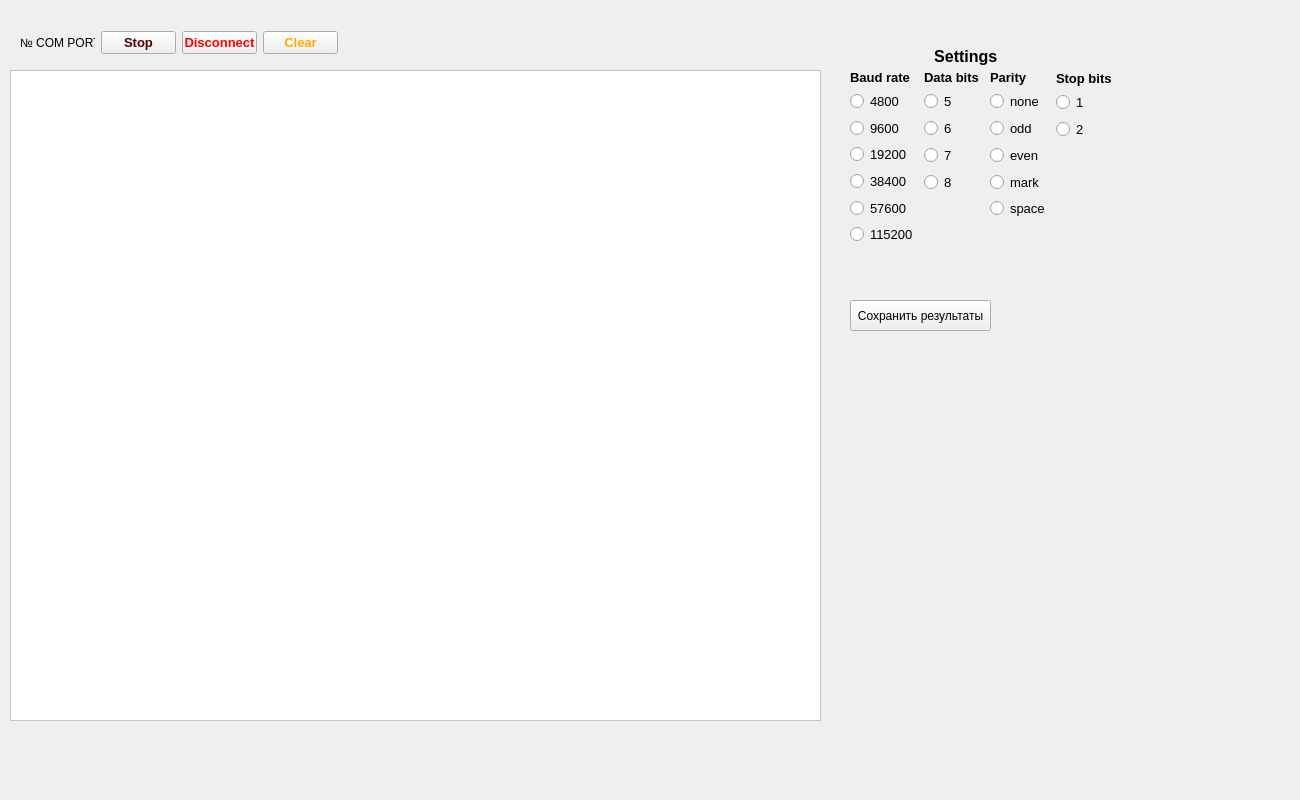
<?xml version="1.0" encoding="UTF-8"?>
<ui version="4.0">
 <class>Logs</class>
 <widget class="QWidget" name="Logs">
  <property name="geometry">
   <rect>
    <x>0</x>
    <y>0</y>
    <width>1300</width>
    <height>800</height>
   </rect>
  </property>
  <property name="minimumSize">
   <size>
    <width>1300</width>
    <height>800</height>
   </size>
  </property>
  <property name="windowTitle">
   <string>Логи</string>
  </property>
  <widget class="QTextBrowser" name="textBrowserLogs">
   <property name="geometry">
    <rect>
     <x>10</x>
     <y>70</y>
     <width>811</width>
     <height>651</height>
    </rect>
   </property>
   <property name="palette">
    <palette>
     <active>
      <colorrole role="WindowText">
       <brush brushstyle="SolidPattern">
        <color alpha="255">
         <red>0</red>
         <green>0</green>
         <blue>0</blue>
        </color>
       </brush>
      </colorrole>
      <colorrole role="Button">
       <brush brushstyle="SolidPattern">
        <color alpha="255">
         <red>255</red>
         <green>255</green>
         <blue>255</blue>
        </color>
       </brush>
      </colorrole>
      <colorrole role="Light">
       <brush brushstyle="SolidPattern">
        <color alpha="255">
         <red>255</red>
         <green>255</green>
         <blue>255</blue>
        </color>
       </brush>
      </colorrole>
      <colorrole role="Midlight">
       <brush brushstyle="SolidPattern">
        <color alpha="255">
         <red>255</red>
         <green>255</green>
         <blue>255</blue>
        </color>
       </brush>
      </colorrole>
      <colorrole role="Dark">
       <brush brushstyle="SolidPattern">
        <color alpha="255">
         <red>127</red>
         <green>127</green>
         <blue>127</blue>
        </color>
       </brush>
      </colorrole>
      <colorrole role="Mid">
       <brush brushstyle="SolidPattern">
        <color alpha="255">
         <red>170</red>
         <green>170</green>
         <blue>170</blue>
        </color>
       </brush>
      </colorrole>
      <colorrole role="Text">
       <brush brushstyle="SolidPattern">
        <color alpha="255">
         <red>0</red>
         <green>0</green>
         <blue>0</blue>
        </color>
       </brush>
      </colorrole>
      <colorrole role="BrightText">
       <brush brushstyle="SolidPattern">
        <color alpha="255">
         <red>255</red>
         <green>255</green>
         <blue>255</blue>
        </color>
       </brush>
      </colorrole>
      <colorrole role="ButtonText">
       <brush brushstyle="SolidPattern">
        <color alpha="255">
         <red>0</red>
         <green>0</green>
         <blue>0</blue>
        </color>
       </brush>
      </colorrole>
      <colorrole role="Base">
       <brush brushstyle="SolidPattern">
        <color alpha="255">
         <red>255</red>
         <green>255</green>
         <blue>255</blue>
        </color>
       </brush>
      </colorrole>
      <colorrole role="Window">
       <brush brushstyle="SolidPattern">
        <color alpha="255">
         <red>255</red>
         <green>255</green>
         <blue>255</blue>
        </color>
       </brush>
      </colorrole>
      <colorrole role="Shadow">
       <brush brushstyle="SolidPattern">
        <color alpha="255">
         <red>0</red>
         <green>0</green>
         <blue>0</blue>
        </color>
       </brush>
      </colorrole>
      <colorrole role="AlternateBase">
       <brush brushstyle="SolidPattern">
        <color alpha="255">
         <red>255</red>
         <green>255</green>
         <blue>255</blue>
        </color>
       </brush>
      </colorrole>
      <colorrole role="ToolTipBase">
       <brush brushstyle="SolidPattern">
        <color alpha="255">
         <red>255</red>
         <green>255</green>
         <blue>220</blue>
        </color>
       </brush>
      </colorrole>
      <colorrole role="ToolTipText">
       <brush brushstyle="SolidPattern">
        <color alpha="255">
         <red>0</red>
         <green>0</green>
         <blue>0</blue>
        </color>
       </brush>
      </colorrole>
      <colorrole role="PlaceholderText">
       <brush brushstyle="SolidPattern">
        <color alpha="128">
         <red>0</red>
         <green>0</green>
         <blue>0</blue>
        </color>
       </brush>
      </colorrole>
     </active>
     <inactive>
      <colorrole role="WindowText">
       <brush brushstyle="SolidPattern">
        <color alpha="255">
         <red>0</red>
         <green>0</green>
         <blue>0</blue>
        </color>
       </brush>
      </colorrole>
      <colorrole role="Button">
       <brush brushstyle="SolidPattern">
        <color alpha="255">
         <red>255</red>
         <green>255</green>
         <blue>255</blue>
        </color>
       </brush>
      </colorrole>
      <colorrole role="Light">
       <brush brushstyle="SolidPattern">
        <color alpha="255">
         <red>255</red>
         <green>255</green>
         <blue>255</blue>
        </color>
       </brush>
      </colorrole>
      <colorrole role="Midlight">
       <brush brushstyle="SolidPattern">
        <color alpha="255">
         <red>255</red>
         <green>255</green>
         <blue>255</blue>
        </color>
       </brush>
      </colorrole>
      <colorrole role="Dark">
       <brush brushstyle="SolidPattern">
        <color alpha="255">
         <red>127</red>
         <green>127</green>
         <blue>127</blue>
        </color>
       </brush>
      </colorrole>
      <colorrole role="Mid">
       <brush brushstyle="SolidPattern">
        <color alpha="255">
         <red>170</red>
         <green>170</green>
         <blue>170</blue>
        </color>
       </brush>
      </colorrole>
      <colorrole role="Text">
       <brush brushstyle="SolidPattern">
        <color alpha="255">
         <red>0</red>
         <green>0</green>
         <blue>0</blue>
        </color>
       </brush>
      </colorrole>
      <colorrole role="BrightText">
       <brush brushstyle="SolidPattern">
        <color alpha="255">
         <red>255</red>
         <green>255</green>
         <blue>255</blue>
        </color>
       </brush>
      </colorrole>
      <colorrole role="ButtonText">
       <brush brushstyle="SolidPattern">
        <color alpha="255">
         <red>0</red>
         <green>0</green>
         <blue>0</blue>
        </color>
       </brush>
      </colorrole>
      <colorrole role="Base">
       <brush brushstyle="SolidPattern">
        <color alpha="255">
         <red>255</red>
         <green>255</green>
         <blue>255</blue>
        </color>
       </brush>
      </colorrole>
      <colorrole role="Window">
       <brush brushstyle="SolidPattern">
        <color alpha="255">
         <red>255</red>
         <green>255</green>
         <blue>255</blue>
        </color>
       </brush>
      </colorrole>
      <colorrole role="Shadow">
       <brush brushstyle="SolidPattern">
        <color alpha="255">
         <red>0</red>
         <green>0</green>
         <blue>0</blue>
        </color>
       </brush>
      </colorrole>
      <colorrole role="AlternateBase">
       <brush brushstyle="SolidPattern">
        <color alpha="255">
         <red>255</red>
         <green>255</green>
         <blue>255</blue>
        </color>
       </brush>
      </colorrole>
      <colorrole role="ToolTipBase">
       <brush brushstyle="SolidPattern">
        <color alpha="255">
         <red>255</red>
         <green>255</green>
         <blue>220</blue>
        </color>
       </brush>
      </colorrole>
      <colorrole role="ToolTipText">
       <brush brushstyle="SolidPattern">
        <color alpha="255">
         <red>0</red>
         <green>0</green>
         <blue>0</blue>
        </color>
       </brush>
      </colorrole>
      <colorrole role="PlaceholderText">
       <brush brushstyle="SolidPattern">
        <color alpha="128">
         <red>0</red>
         <green>0</green>
         <blue>0</blue>
        </color>
       </brush>
      </colorrole>
     </inactive>
     <disabled>
      <colorrole role="WindowText">
       <brush brushstyle="SolidPattern">
        <color alpha="255">
         <red>127</red>
         <green>127</green>
         <blue>127</blue>
        </color>
       </brush>
      </colorrole>
      <colorrole role="Button">
       <brush brushstyle="SolidPattern">
        <color alpha="255">
         <red>255</red>
         <green>255</green>
         <blue>255</blue>
        </color>
       </brush>
      </colorrole>
      <colorrole role="Light">
       <brush brushstyle="SolidPattern">
        <color alpha="255">
         <red>255</red>
         <green>255</green>
         <blue>255</blue>
        </color>
       </brush>
      </colorrole>
      <colorrole role="Midlight">
       <brush brushstyle="SolidPattern">
        <color alpha="255">
         <red>255</red>
         <green>255</green>
         <blue>255</blue>
        </color>
       </brush>
      </colorrole>
      <colorrole role="Dark">
       <brush brushstyle="SolidPattern">
        <color alpha="255">
         <red>127</red>
         <green>127</green>
         <blue>127</blue>
        </color>
       </brush>
      </colorrole>
      <colorrole role="Mid">
       <brush brushstyle="SolidPattern">
        <color alpha="255">
         <red>170</red>
         <green>170</green>
         <blue>170</blue>
        </color>
       </brush>
      </colorrole>
      <colorrole role="Text">
       <brush brushstyle="SolidPattern">
        <color alpha="255">
         <red>127</red>
         <green>127</green>
         <blue>127</blue>
        </color>
       </brush>
      </colorrole>
      <colorrole role="BrightText">
       <brush brushstyle="SolidPattern">
        <color alpha="255">
         <red>255</red>
         <green>255</green>
         <blue>255</blue>
        </color>
       </brush>
      </colorrole>
      <colorrole role="ButtonText">
       <brush brushstyle="SolidPattern">
        <color alpha="255">
         <red>127</red>
         <green>127</green>
         <blue>127</blue>
        </color>
       </brush>
      </colorrole>
      <colorrole role="Base">
       <brush brushstyle="SolidPattern">
        <color alpha="255">
         <red>255</red>
         <green>255</green>
         <blue>255</blue>
        </color>
       </brush>
      </colorrole>
      <colorrole role="Window">
       <brush brushstyle="SolidPattern">
        <color alpha="255">
         <red>255</red>
         <green>255</green>
         <blue>255</blue>
        </color>
       </brush>
      </colorrole>
      <colorrole role="Shadow">
       <brush brushstyle="SolidPattern">
        <color alpha="255">
         <red>0</red>
         <green>0</green>
         <blue>0</blue>
        </color>
       </brush>
      </colorrole>
      <colorrole role="AlternateBase">
       <brush brushstyle="SolidPattern">
        <color alpha="255">
         <red>255</red>
         <green>255</green>
         <blue>255</blue>
        </color>
       </brush>
      </colorrole>
      <colorrole role="ToolTipBase">
       <brush brushstyle="SolidPattern">
        <color alpha="255">
         <red>255</red>
         <green>255</green>
         <blue>220</blue>
        </color>
       </brush>
      </colorrole>
      <colorrole role="ToolTipText">
       <brush brushstyle="SolidPattern">
        <color alpha="255">
         <red>0</red>
         <green>0</green>
         <blue>0</blue>
        </color>
       </brush>
      </colorrole>
      <colorrole role="PlaceholderText">
       <brush brushstyle="SolidPattern">
        <color alpha="128">
         <red>0</red>
         <green>0</green>
         <blue>0</blue>
        </color>
       </brush>
      </colorrole>
     </disabled>
    </palette>
   </property>
   <property name="font">
    <font>
     <family>Times New Roman</family>
     <pointsize>11</pointsize>
    </font>
   </property>
  </widget>
  <widget class="QPushButton" name="pushButtonSaveResults">
   <property name="geometry">
    <rect>
     <x>850</x>
     <y>300</y>
     <width>141</width>
     <height>31</height>
    </rect>
   </property>
   <property name="text">
    <string>Сохранить результаты</string>
   </property>
  </widget>
  <widget class="QWidget" name="layoutWidget">
   <property name="geometry">
    <rect>
     <x>20</x>
     <y>30</y>
     <width>318</width>
     <height>26</height>
    </rect>
   </property>
   <layout class="QHBoxLayout" name="horizontalLayout_2">
    <item>
     <widget class="QLabel" name="labelNumberComPort">
      <property name="text">
       <string>№ COM PORT</string>
      </property>
     </widget>
    </item>
    <item>
     <widget class="QPushButton" name="StopButton">
      <property name="palette">
       <palette>
        <active>
         <colorrole role="Text">
          <brush brushstyle="SolidPattern">
           <color alpha="255">
            <red>255</red>
            <green>0</green>
            <blue>0</blue>
           </color>
          </brush>
         </colorrole>
         <colorrole role="ButtonText">
          <brush brushstyle="SolidPattern">
           <color alpha="255">
            <red>85</red>
            <green>0</green>
            <blue>0</blue>
           </color>
          </brush>
         </colorrole>
         <colorrole role="PlaceholderText">
          <brush brushstyle="NoBrush">
           <color alpha="128">
            <red>255</red>
            <green>0</green>
            <blue>0</blue>
           </color>
          </brush>
         </colorrole>
        </active>
        <inactive>
         <colorrole role="Text">
          <brush brushstyle="SolidPattern">
           <color alpha="255">
            <red>255</red>
            <green>0</green>
            <blue>0</blue>
           </color>
          </brush>
         </colorrole>
         <colorrole role="ButtonText">
          <brush brushstyle="SolidPattern">
           <color alpha="255">
            <red>85</red>
            <green>0</green>
            <blue>0</blue>
           </color>
          </brush>
         </colorrole>
         <colorrole role="PlaceholderText">
          <brush brushstyle="NoBrush">
           <color alpha="128">
            <red>255</red>
            <green>0</green>
            <blue>0</blue>
           </color>
          </brush>
         </colorrole>
        </inactive>
        <disabled>
         <colorrole role="Text">
          <brush brushstyle="SolidPattern">
           <color alpha="255">
            <red>0</red>
            <green>0</green>
            <blue>0</blue>
           </color>
          </brush>
         </colorrole>
         <colorrole role="ButtonText">
          <brush brushstyle="SolidPattern">
           <color alpha="255">
            <red>0</red>
            <green>0</green>
            <blue>0</blue>
           </color>
          </brush>
         </colorrole>
         <colorrole role="PlaceholderText">
          <brush brushstyle="NoBrush">
           <color alpha="128">
            <red>255</red>
            <green>0</green>
            <blue>0</blue>
           </color>
          </brush>
         </colorrole>
        </disabled>
       </palette>
      </property>
      <property name="font">
       <font>
        <pointsize>10</pointsize>
        <weight>75</weight>
        <bold>true</bold>
       </font>
      </property>
      <property name="toolTip">
       <string>Остановить</string>
      </property>
      <property name="text">
       <string>Stop</string>
      </property>
     </widget>
    </item>
    <item>
     <widget class="QPushButton" name="DisconnectButton">
      <property name="palette">
       <palette>
        <active>
         <colorrole role="ButtonText">
          <brush brushstyle="SolidPattern">
           <color alpha="255">
            <red>255</red>
            <green>0</green>
            <blue>0</blue>
           </color>
          </brush>
         </colorrole>
        </active>
        <inactive>
         <colorrole role="ButtonText">
          <brush brushstyle="SolidPattern">
           <color alpha="255">
            <red>255</red>
            <green>0</green>
            <blue>0</blue>
           </color>
          </brush>
         </colorrole>
        </inactive>
        <disabled>
         <colorrole role="ButtonText">
          <brush brushstyle="SolidPattern">
           <color alpha="255">
            <red>0</red>
            <green>0</green>
            <blue>0</blue>
           </color>
          </brush>
         </colorrole>
        </disabled>
       </palette>
      </property>
      <property name="font">
       <font>
        <pointsize>10</pointsize>
        <weight>75</weight>
        <bold>true</bold>
       </font>
      </property>
      <property name="toolTip">
       <string>Отключить</string>
      </property>
      <property name="text">
       <string>Disconnect</string>
      </property>
     </widget>
    </item>
    <item>
     <widget class="QPushButton" name="ClearButton">
      <property name="palette">
       <palette>
        <active>
         <colorrole role="ButtonText">
          <brush brushstyle="SolidPattern">
           <color alpha="255">
            <red>255</red>
            <green>170</green>
            <blue>0</blue>
           </color>
          </brush>
         </colorrole>
        </active>
        <inactive>
         <colorrole role="ButtonText">
          <brush brushstyle="SolidPattern">
           <color alpha="255">
            <red>255</red>
            <green>170</green>
            <blue>0</blue>
           </color>
          </brush>
         </colorrole>
        </inactive>
        <disabled>
         <colorrole role="ButtonText">
          <brush brushstyle="SolidPattern">
           <color alpha="255">
            <red>0</red>
            <green>0</green>
            <blue>0</blue>
           </color>
          </brush>
         </colorrole>
        </disabled>
       </palette>
      </property>
      <property name="font">
       <font>
        <pointsize>10</pointsize>
        <weight>75</weight>
        <bold>true</bold>
       </font>
      </property>
      <property name="toolTip">
       <string>Очистить</string>
      </property>
      <property name="text">
       <string>Clear</string>
      </property>
     </widget>
    </item>
   </layout>
  </widget>
  <widget class="QWidget" name="layoutWidget">
   <property name="geometry">
    <rect>
     <x>850</x>
     <y>40</y>
     <width>266</width>
     <height>205</height>
    </rect>
   </property>
   <layout class="QHBoxLayout" name="horizontalLayout">
    <item>
     <layout class="QGridLayout" name="gridLayout">
      <property name="topMargin">
       <number>30</number>
      </property>
      <item row="3" column="0">
       <widget class="QRadioButton" name="radioButtonBaudRate19200">
        <property name="font">
         <font>
          <pointsize>10</pointsize>
         </font>
        </property>
        <property name="text">
         <string>19200</string>
        </property>
        <attribute name="buttonGroup">
         <string notr="true">buttonGroupBaudRate</string>
        </attribute>
       </widget>
      </item>
      <item row="2" column="0">
       <widget class="QRadioButton" name="radioButtonBaudRate9600">
        <property name="font">
         <font>
          <pointsize>10</pointsize>
         </font>
        </property>
        <property name="text">
         <string>9600</string>
        </property>
        <attribute name="buttonGroup">
         <string notr="true">buttonGroupBaudRate</string>
        </attribute>
       </widget>
      </item>
      <item row="5" column="0">
       <widget class="QRadioButton" name="radioButtonBaudRate57600">
        <property name="font">
         <font>
          <pointsize>10</pointsize>
         </font>
        </property>
        <property name="text">
         <string>57600</string>
        </property>
        <attribute name="buttonGroup">
         <string notr="true">buttonGroupBaudRate</string>
        </attribute>
       </widget>
      </item>
      <item row="0" column="0">
       <widget class="QLabel" name="labelBaudRate">
        <property name="font">
         <font>
          <pointsize>10</pointsize>
          <weight>75</weight>
          <bold>true</bold>
         </font>
        </property>
        <property name="text">
         <string>Baud rate</string>
        </property>
       </widget>
      </item>
      <item row="1" column="0">
       <widget class="QRadioButton" name="radioButtonBaudRate4800">
        <property name="font">
         <font>
          <pointsize>10</pointsize>
         </font>
        </property>
        <property name="text">
         <string>4800</string>
        </property>
        <attribute name="buttonGroup">
         <string notr="true">buttonGroupBaudRate</string>
        </attribute>
       </widget>
      </item>
      <item row="6" column="0">
       <widget class="QRadioButton" name="radioButtonBaudRate115200">
        <property name="font">
         <font>
          <pointsize>10</pointsize>
         </font>
        </property>
        <property name="text">
         <string>115200</string>
        </property>
        <attribute name="buttonGroup">
         <string notr="true">buttonGroupBaudRate</string>
        </attribute>
       </widget>
      </item>
      <item row="4" column="0">
       <widget class="QRadioButton" name="radioButtonBaudRate38400">
        <property name="font">
         <font>
          <pointsize>10</pointsize>
         </font>
        </property>
        <property name="text">
         <string>38400</string>
        </property>
        <attribute name="buttonGroup">
         <string notr="true">buttonGroupBaudRate</string>
        </attribute>
       </widget>
      </item>
     </layout>
    </item>
    <item>
     <layout class="QGridLayout" name="gridLayout_2">
      <property name="topMargin">
       <number>30</number>
      </property>
      <property name="bottomMargin">
       <number>52</number>
      </property>
      <item row="2" column="0">
       <widget class="QRadioButton" name="radioButtonDataBits6">
        <property name="font">
         <font>
          <pointsize>10</pointsize>
         </font>
        </property>
        <property name="text">
         <string>6</string>
        </property>
        <attribute name="buttonGroup">
         <string notr="true">buttonGroupDataBits</string>
        </attribute>
       </widget>
      </item>
      <item row="3" column="0">
       <widget class="QRadioButton" name="radioButtonDataBits7">
        <property name="font">
         <font>
          <pointsize>10</pointsize>
         </font>
        </property>
        <property name="text">
         <string>7</string>
        </property>
        <attribute name="buttonGroup">
         <string notr="true">buttonGroupDataBits</string>
        </attribute>
       </widget>
      </item>
      <item row="0" column="0">
       <widget class="QLabel" name="labelDataBits">
        <property name="font">
         <font>
          <pointsize>10</pointsize>
          <weight>75</weight>
          <bold>true</bold>
         </font>
        </property>
        <property name="text">
         <string>Data bits</string>
        </property>
       </widget>
      </item>
      <item row="4" column="0">
       <widget class="QRadioButton" name="radioButtonDataBits8">
        <property name="font">
         <font>
          <pointsize>10</pointsize>
         </font>
        </property>
        <property name="text">
         <string>8</string>
        </property>
        <attribute name="buttonGroup">
         <string notr="true">buttonGroupDataBits</string>
        </attribute>
       </widget>
      </item>
      <item row="1" column="0">
       <widget class="QRadioButton" name="radioButtonDataBits5">
        <property name="font">
         <font>
          <pointsize>10</pointsize>
         </font>
        </property>
        <property name="text">
         <string>5</string>
        </property>
        <attribute name="buttonGroup">
         <string notr="true">buttonGroupDataBits</string>
        </attribute>
       </widget>
      </item>
     </layout>
    </item>
    <item>
     <layout class="QGridLayout" name="gridLayout_3">
      <property name="topMargin">
       <number>30</number>
      </property>
      <property name="bottomMargin">
       <number>26</number>
      </property>
      <item row="2" column="0">
       <widget class="QRadioButton" name="radioButtonParityOdd">
        <property name="font">
         <font>
          <pointsize>10</pointsize>
         </font>
        </property>
        <property name="text">
         <string>odd</string>
        </property>
        <attribute name="buttonGroup">
         <string notr="true">buttonGroupParity</string>
        </attribute>
       </widget>
      </item>
      <item row="1" column="0">
       <widget class="QRadioButton" name="radioButtonParityNone">
        <property name="font">
         <font>
          <pointsize>10</pointsize>
         </font>
        </property>
        <property name="text">
         <string>none</string>
        </property>
        <attribute name="buttonGroup">
         <string notr="true">buttonGroupParity</string>
        </attribute>
       </widget>
      </item>
      <item row="0" column="0">
       <widget class="QLabel" name="labelDataBits_2">
        <property name="font">
         <font>
          <pointsize>10</pointsize>
          <weight>75</weight>
          <bold>true</bold>
         </font>
        </property>
        <property name="text">
         <string>Parity</string>
        </property>
       </widget>
      </item>
      <item row="4" column="0">
       <widget class="QRadioButton" name="radioButtonParityMark">
        <property name="font">
         <font>
          <pointsize>10</pointsize>
         </font>
        </property>
        <property name="text">
         <string>mark</string>
        </property>
        <attribute name="buttonGroup">
         <string notr="true">buttonGroupParity</string>
        </attribute>
       </widget>
      </item>
      <item row="5" column="0">
       <widget class="QRadioButton" name="radioButtonParitySpace">
        <property name="font">
         <font>
          <pointsize>10</pointsize>
         </font>
        </property>
        <property name="focusPolicy">
         <enum>Qt::StrongFocus</enum>
        </property>
        <property name="text">
         <string>space</string>
        </property>
        <attribute name="buttonGroup">
         <string notr="true">buttonGroupParity</string>
        </attribute>
       </widget>
      </item>
      <item row="3" column="0">
       <widget class="QRadioButton" name="radioButtonParityEven">
        <property name="font">
         <font>
          <pointsize>10</pointsize>
         </font>
        </property>
        <property name="text">
         <string>even</string>
        </property>
        <attribute name="buttonGroup">
         <string notr="true">buttonGroupParity</string>
        </attribute>
       </widget>
      </item>
     </layout>
    </item>
    <item>
     <layout class="QGridLayout" name="gridLayout_4">
      <property name="topMargin">
       <number>30</number>
      </property>
      <property name="bottomMargin">
       <number>105</number>
      </property>
      <item row="1" column="0">
       <widget class="QRadioButton" name="radioButtonStopBits1">
        <property name="font">
         <font>
          <pointsize>10</pointsize>
         </font>
        </property>
        <property name="text">
         <string>1</string>
        </property>
        <attribute name="buttonGroup">
         <string notr="true">buttonGroupStopBits</string>
        </attribute>
       </widget>
      </item>
      <item row="2" column="0">
       <widget class="QRadioButton" name="radioButtonStopBits2">
        <property name="font">
         <font>
          <pointsize>10</pointsize>
         </font>
        </property>
        <property name="text">
         <string>2</string>
        </property>
        <attribute name="buttonGroup">
         <string notr="true">buttonGroupStopBits</string>
        </attribute>
       </widget>
      </item>
      <item row="0" column="0">
       <widget class="QLabel" name="labelDataBits_3">
        <property name="font">
         <font>
          <pointsize>10</pointsize>
          <weight>75</weight>
          <bold>true</bold>
         </font>
        </property>
        <property name="text">
         <string>Stop bits</string>
        </property>
       </widget>
      </item>
     </layout>
    </item>
   </layout>
  </widget>
  <widget class="QLabel" name="label">
   <property name="geometry">
    <rect>
     <x>770</x>
     <y>46</y>
     <width>301</width>
     <height>21</height>
    </rect>
   </property>
   <property name="font">
    <font>
     <pointsize>12</pointsize>
     <weight>75</weight>
     <bold>true</bold>
    </font>
   </property>
   <property name="layoutDirection">
    <enum>Qt::LeftToRight</enum>
   </property>
   <property name="text">
    <string>                                     Settings</string>
   </property>
  </widget>
 </widget>
 <resources/>
 <connections/>
 <buttongroups>
  <buttongroup name="buttonGroupBaudRate"/>
  <buttongroup name="buttonGroupStopBits"/>
  <buttongroup name="buttonGroupDataBits"/>
  <buttongroup name="buttonGroupParity"/>
 </buttongroups>
</ui>
